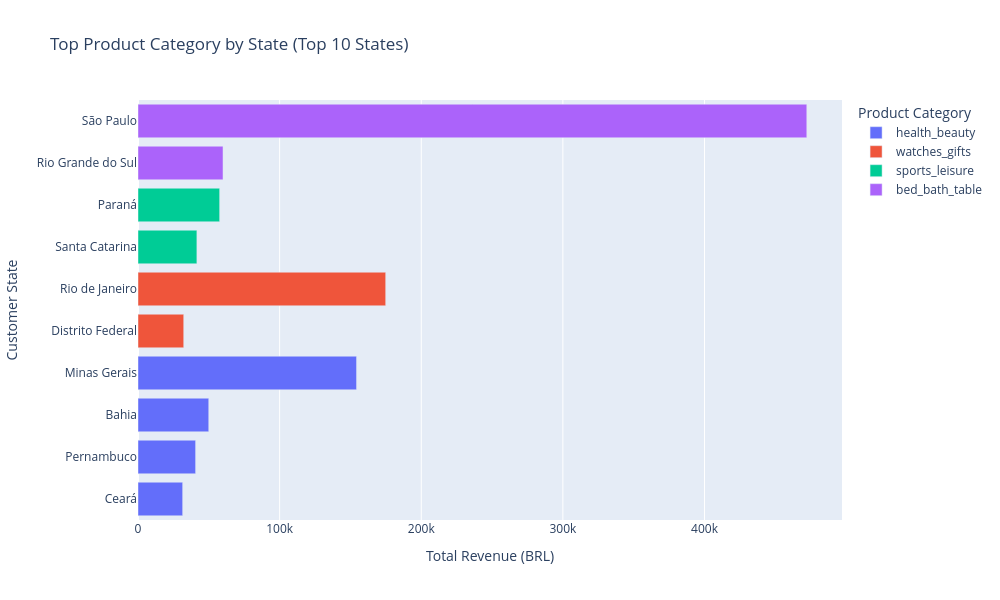

The notebook cell saved with this chart:
### Code cell
import pandas as pd
import plotly.express as px

# 1. Create a dictionary to map abbreviations to full state names
state_names = {
    'SP': 'São Paulo', 'RJ': 'Rio de Janeiro', 'MG': 'Minas Gerais',
    'RS': 'Rio Grande do Sul', 'PR': 'Paraná', 'SC': 'Santa Catarina',
    'BA': 'Bahia', 'DF': 'Distrito Federal', 'PE': 'Pernambuco', 'CE': 'Ceará'
}

# 2. Add a new column to your existing dataframe with the full state names
result_state_category['full_state_name'] = result_state_category['customer_state'].map(state_names).fillna(result_state_category['customer_state'])

# 3. Sort ascending for the bar chart
result_state_category = result_state_category.sort_values(by='Total_Revenue', ascending=True)

# 4. Create the chart (Notice: NO 'text' parameter anymore)
fig_state_cat = px.bar(
    result_state_category,
    x='Total_Revenue',
    y='full_state_name',       
    orientation='h',
    color='Top_Category',
    title='Top Product Category by State (Top 10 States)',
    width=1000,
    height=600
)

# 5. Clean up the hover (No clumsy data labels, clean full names)
fig_state_cat.update_traces(
    hovertemplate="<b>State: %{y}</b><br>Top Category: %{fullData.name}<br>Revenue: %{x:,.0f}<extra> </extra>"
)

# 6. Set the axis titles
fig_state_cat.update_layout(
    xaxis_title="Total Revenue (BRL)",
    yaxis_title="Customer State",
    legend_title="Product Category"
)

fig_state_cat.show()

### Figure 1 — Plotly figure (JSON) as saved in the notebook; plotly's stock layout.template omitted (floating-point values rounded to 4 significant figures)
{"data": [{"hovertemplate": "<b>State: %{y}</b><br>Top Category: %{fullData.name}<br>Revenue: %{x:,.0f}<extra> </extra>", "legendgroup": "health_beauty", "marker": {"color": "#636efa", "pattern": {"shape": ""}}, "name": "health_beauty", "orientation": "h", "showlegend": true, "textposition": "auto", "type": "bar", "x": [31540.0, 40690.0, 49960.0, 154300.0], "xaxis": "x", "y": ["Ceará", "Pernambuco", "Bahia", "Minas Gerais"], "yaxis": "y"}, {"hovertemplate": "<b>State: %{y}</b><br>Top Category: %{fullData.name}<br>Revenue: %{x:,.0f}<extra> </extra>", "legendgroup": "watches_gifts", "marker": {"color": "#EF553B", "pattern": {"shape": ""}}, "name": "watches_gifts", "orientation": "h", "showlegend": true, "textposition": "auto", "type": "bar", "x": [32290.0, 174900.0], "xaxis": "x", "y": ["Distrito Federal", "Rio de Janeiro"], "yaxis": "y"}, {"hovertemplate": "<b>State: %{y}</b><br>Top Category: %{fullData.name}<br>Revenue: %{x:,.0f}<extra> </extra>", "legendgroup": "sports_leisure", "marker": {"color": "#00cc96", "pattern": {"shape": ""}}, "name": "sports_leisure", "orientation": "h", "showlegend": true, "textposition": "auto", "type": "bar", "x": [41580.0, 57650.0], "xaxis": "x", "y": ["Santa Catarina", "Paraná"], "yaxis": "y"}, {"hovertemplate": "<b>State: %{y}</b><br>Top Category: %{fullData.name}<br>Revenue: %{x:,.0f}<extra> </extra>", "legendgroup": "bed_bath_table", "marker": {"color": "#ab63fa", "pattern": {"shape": ""}}, "name": "bed_bath_table", "orientation": "h", "showlegend": true, "textposition": "auto", "type": "bar", "x": [60040.0, 472200.0], "xaxis": "x", "y": ["Rio Grande do Sul", "São Paulo"], "yaxis": "y"}], "layout": {"barmode": "relative", "height": 600, "legend": {"title": {"text": "Product Category"}, "tracegroupgap": 0}, "title": {"text": "Top Product Category by State (Top 10 States)"}, "width": 1000, "xaxis": {"anchor": "y", "domain": [0, 1], "title": {"text": "Total Revenue (BRL)"}}, "yaxis": {"anchor": "x", "domain": [0, 1], "title": {"text": "Customer State"}}}}
